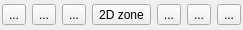
<?xml version="1.0" encoding="UTF-8"?>
<ui version="4.0">
 <class>PointPropertiesDlg</class>
 <widget class="QDialog" name="PointPropertiesDlg">
  <property name="geometry">
   <rect>
    <x>0</x>
    <y>0</y>
    <width>234</width>
    <height>30</height>
   </rect>
  </property>
  <property name="windowTitle">
   <string>Points Properties</string>
  </property>
  <layout class="QHBoxLayout">
   <property name="leftMargin">
    <number>2</number>
   </property>
   <property name="topMargin">
    <number>2</number>
   </property>
   <property name="rightMargin">
    <number>2</number>
   </property>
   <property name="bottomMargin">
    <number>2</number>
   </property>
   <item>
    <widget class="QToolButton" name="pointPropertiesButton">
     <property name="toolTip">
      <string comment="Display selected point properties">Select one point and display its information</string>
     </property>
     <property name="statusTip">
      <string comment="Display selected point properties">Select one point and display its information</string>
     </property>
     <property name="text">
      <string notr="true">...</string>
     </property>
     <property name="icon">
      <iconset resource="../MainWindow.qrc">
       <normaloff>:/Resources/images/svg/small/smallPointProperties.svg</normaloff>:/Resources/images/svg/small/smallPointProperties.svg</iconset>
     </property>
    </widget>
   </item>
   <item>
    <widget class="QToolButton" name="pointPointDistanceButton">
     <property name="toolTip">
      <string comment="Compute point to point distance">Select 2 points and display segment information (length, etc.)</string>
     </property>
     <property name="statusTip">
      <string comment="Compute point to point distance">Select 2 points and display segment information (length, etc.)</string>
     </property>
     <property name="whatsThis">
      <string/>
     </property>
     <property name="text">
      <string notr="true">...</string>
     </property>
     <property name="icon">
      <iconset resource="../MainWindow.qrc">
       <normaloff>:/Resources/images/svg/small/smallPointDistance.svg</normaloff>:/Resources/images/svg/small/smallPointDistance.svg</iconset>
     </property>
    </widget>
   </item>
   <item>
    <widget class="QToolButton" name="pointsAngleButton">
     <property name="toolTip">
      <string>Select 3 points and display corresponding triangle information</string>
     </property>
     <property name="statusTip">
      <string>Select 3 points and display corresponding triangle information</string>
     </property>
     <property name="text">
      <string notr="true">...</string>
     </property>
     <property name="icon">
      <iconset resource="../MainWindow.qrc">
       <normaloff>:/Resources/images/svg/small/smallPointsAngle.svg</normaloff>:/Resources/images/svg/small/smallPointsAngle.svg</iconset>
     </property>
    </widget>
   </item>
   <item>
    <widget class="QToolButton" name="rectZoneToolButton">
     <property name="toolTip">
      <string>Define a rectangular 2D label</string>
     </property>
     <property name="statusTip">
      <string>Define a rectangular 2D label</string>
     </property>
     <property name="text">
      <string>2D zone</string>
     </property>
     <property name="icon">
      <iconset resource="../MainWindow.qrc">
       <normaloff>:/Resources/images/svg/small/smallRectangleSelect.svg</normaloff>:/Resources/images/svg/small/smallRectangleSelect.svg</iconset>
     </property>
    </widget>
   </item>
   <item>
    <widget class="QToolButton" name="saveLabelButton">
     <property name="toolTip">
      <string>Save current label (added to cloud children)</string>
     </property>
     <property name="statusTip">
      <string>Save current label (added to cloud children)</string>
     </property>
     <property name="text">
      <string notr="true">...</string>
     </property>
     <property name="icon">
      <iconset resource="../MainWindow.qrc">
       <normaloff>:/Resources/images/save.png</normaloff>:/Resources/images/save.png</iconset>
     </property>
    </widget>
   </item>
   <item>
    <widget class="QToolButton" name="razButton">
     <property name="text">
      <string notr="true">...</string>
     </property>
     <property name="icon">
      <iconset resource="../MainWindow.qrc">
       <normaloff>:/Resources/images/svg/small/smallReset.svg</normaloff>:/Resources/images/svg/small/smallReset.svg</iconset>
     </property>
    </widget>
   </item>
   <item>
    <widget class="QToolButton" name="closeButton">
     <property name="text">
      <string notr="true">...</string>
     </property>
     <property name="icon">
      <iconset resource="../MainWindow.qrc">
       <normaloff>:/Resources/images/svg/small/smallCancel.svg</normaloff>:/Resources/images/svg/small/smallCancel.svg</iconset>
     </property>
    </widget>
   </item>
  </layout>
 </widget>
 <resources>
  <include location="../MainWindow.qrc"/>
  <include location="../MainWindow.qrc"/>
 </resources>
 <connections/>
</ui>
